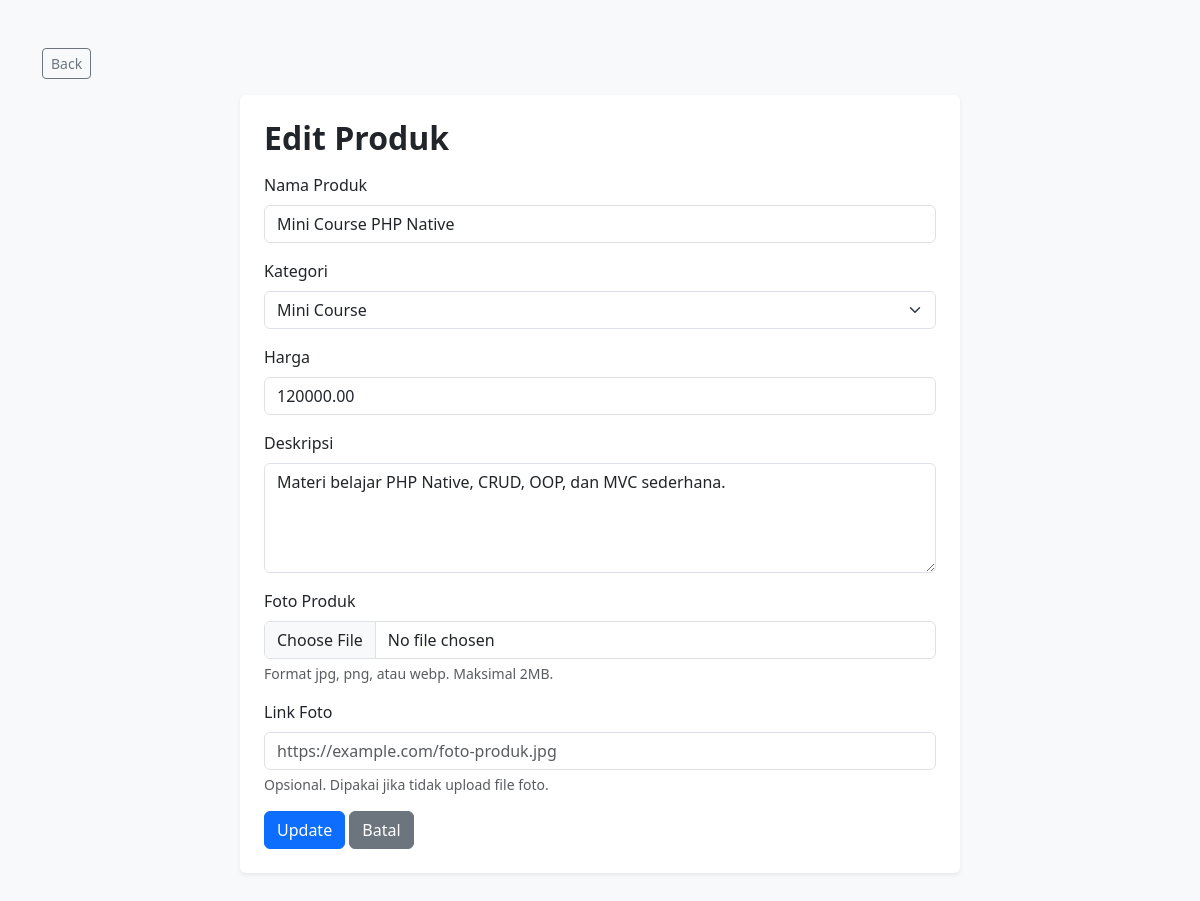
The app's page /index.php?page=produk&action=edit&id=4 with its own data.
### tables this page shows
CREATE TABLE produk (
    id INT AUTO_INCREMENT PRIMARY KEY,
    kategori_id INT NOT NULL,
    nama_produk VARCHAR(150) NOT NULL,
    harga DECIMAL(12,2) NOT NULL,
    deskripsi TEXT NOT NULL,
    foto VARCHAR(255) NOT NULL DEFAULT '',
    link_foto VARCHAR(255) NOT NULL DEFAULT '',
    CONSTRAINT fk_produk_kategori
        FOREIGN KEY (kategori_id) REFERENCES kategori(id)
        ON UPDATE CASCADE
        ON DELETE RESTRICT
);

CREATE TABLE kategori (
    id INT AUTO_INCREMENT PRIMARY KEY,
    nama_kategori VARCHAR(100) NOT NULL
);

### controllers/ProdukController.php (called while the page is built, shortened)
<?php
require_once __DIR__ . "/../config/Database.php";
if (!function_exists('e')) {
    function e($text): string
    {
        return htmlspecialchars((string) $text, ENT_QUOTES, 'UTF-8');
    }
}
class Produk
{
    private mysqli $conn;
    public function __construct(mysqli $db)
    {
        $this->conn = $db;
    }
    public function getById(int $id): ?array
    {
        return $this->conn->query("SELECT produk.*, kategori.nama_kategori
            FROM produk
            JOIN kategori ON produk.kategori_id = kategori.id
            WHERE produk.id = $id")->fetch_assoc();
    }
}
class ProdukController
{
    private Produk $produk;
    public function __construct()
    {
        $this->db = (new Database())->connect();
        $this->produk = new Produk($this->db);
    }
    public function edit(): void
    {
        $data = $this->produk->getById((int) $_GET['id']);
        $kategori = (new KategoriController())->getModel()->getAll();
        include_once __DIR__ . "/../views/edit.php";
    }
}

### index.php (called while the page is built, shortened)
<?php
require_once __DIR__ . "/controllers/ProdukController.php";
require_once __DIR__ . "/controllers/KategoriController.php";
$page = $_GET['page'] ?? 'home';
$action = $_GET['action'] ?? 'index';
if ($page === 'produk') {
    $controller = new ProdukController();
} elseif ($page === 'kategori') {
    $controller = new KategoriController();
} elseif ($page === 'pesanan') {
    $controller = new PesananController();
} else {
    $controller = new ProdukController();
    $action = 'home';
}
$controller->$action();

### config/Database.php (called while the page is built, shortened)
<?php
class Database
{
    private string $host = "localhost";
    private string $user = "root";
    private string $pass = "";
    private string $db = "digital_store_simple";
    public function connect(): mysqli
    {
        $conn = new mysqli($this->host, $this->user, $this->pass);
        $conn->query("CREATE DATABASE IF NOT EXISTS {$this->db}");
        $conn->select_db($this->db);
        $conn->set_charset("utf8mb4");
        $this->setupDatabase($conn);
        return $conn;
    }
    private function setupDatabase(mysqli $conn): void
    {
        $conn->query("CREATE TABLE IF NOT EXISTS kategori (
            id INT AUTO_INCREMENT PRIMARY KEY,
            nama_kategori VARCHAR(100) NOT NULL
        )");
        $conn->query("CREATE TABLE IF NOT EXISTS produk (
            id INT AUTO_INCREMENT PRIMARY KEY,
            kategori_id INT NOT NULL,
            nama_produk VARCHAR(150) NOT NULL,
            harga DECIMAL(12,2) NOT NULL,
            deskripsi TEXT NOT NULL,
            foto VARCHAR(255) NOT NULL DEFAULT '',
            link_foto VARCHAR(255) NOT NULL DEFAULT '',
            FOREIGN KEY (kategori_id) REFERENCES kategori(id)
            ON UPDATE CASCADE ON DELETE RESTRICT
        )");
        $fotoColumn = $conn->query("SHOW COLUMNS FROM produk LIKE 'foto'");
        $linkFotoColumn = $conn->query("SHOW COLUMNS FROM produk LIKE 'link_foto'");
        $conn->query("CREATE TABLE IF NOT EXISTS pesanan (
            id INT AUTO_INCREMENT PRIMARY KEY,
            nama_pembeli VARCHAR(100) NOT NULL,
            email VARCHAR(100) NOT NULL,
            produk_id INT NOT NULL,
            total DECIMAL(12,2) NOT NULL,
            status VARCHAR(30) NOT NULL DEFAULT 'Menunggu Pembayaran',
            FOREIGN KEY (produk_id) REFERENCES produk(id)
            ON UPDATE CASCADE ON DELETE RESTRICT
        )");
        $jumlahKategori = $conn->query("SELECT COUNT(*) AS total FROM kategori")->fetch_assoc()['total'];
        $jumlahProduk = $conn->query("SELECT COUNT(*) AS total FROM produk")->fetch_assoc()['total'];
    }
}

### controllers/KategoriController.php (called while the page is built)
<?php
require_once __DIR__ . "/../config/Database.php";
class Kategori
{
    private mysqli $conn;
    public function __construct(mysqli $db)
    {
        $this->conn = $db;
    }
    public function getAll(): mysqli_result
    {
        return $this->conn->query("SELECT * FROM kategori ORDER BY nama_kategori ASC");
    }
}
class KategoriController
{
    private Kategori $kategori;
    public function __construct()
    {
        $db = (new Database())->connect();
        $this->kategori = new Kategori($db);
    }
    public function getModel(): Kategori
    {
        return $this->kategori;
    }
}

### views/edit.php (the view, shortened to what this page needs)
<!doctype html>
<html lang="id">
<head>
    <link href="https://cdn.jsdelivr.net/npm/bootstrap@5.3.3/dist/css/bootstrap.min.css" rel="stylesheet">
</head>
<body class="bg-light">
<main class="container py-5">
    <button type="button" class="btn btn-outline-secondary btn-sm mb-3" onclick="if(document.referrer !== '') { history.back(); } else { window.location.href='index.php'; }">Back</button>
    <?php if (!$data): ?>
        <div class="alert alert-warning">Produk tidak ditemukan.</div>
    <?php else: ?>
        <div class="card border-0 shadow-sm mx-auto" style="max-width:720px">
            <div class="card-body p-4">
                <h2 class="fw-bold mb-3">Edit Produk</h2>
                <form method="post" action="index.php?page=produk&action=update" enctype="multipart/form-data">
                    <div class="mb-3">
                        <label class="form-label">Nama Produk</label>
                        <input class="form-control" name="nama_produk" value="<?= e($data['nama_produk']); ?>" required>
                    </div>
                    <div class="mb-3">
                        <label class="form-label">Kategori</label>
                        <select class="form-select" name="kategori_id" required>
                            <?php while ($row = $kategori->fetch_assoc()): ?>
                                <option value="<?= $row['id']; ?>" <?= $row['id'] == $data['kategori_id'] ? 'selected' : ''; ?>>
                                    <?= e($row['nama_kategori']); ?>
                                </option>
                            <?php endwhile; ?>
                        </select>
                    </div>
                    <div class="mb-3">
                        <label class="form-label">Harga</label>
                        <input class="form-control" type="number" name="harga" value="<?= e($data['harga']); ?>" required>
                    </div>
                    <div class="mb-3">
                        <label class="form-label">Deskripsi</label>
                        <textarea class="form-control" name="deskripsi" rows="4" required><?= e($data['deskripsi']); ?></textarea>
                    </div>
                    <div class="mb-3">
                        <label class="form-label">Foto Produk</label>
                        <input class="form-control" type="file" name="foto" accept=".jpg,.jpeg,.png,.webp,image/jpeg,image/png,image/webp">
                        <div class="form-text">Format jpg, png, atau webp. Maksimal 2MB.</div>
                    </div>
                    <div class="mb-3">
                        <label class="form-label">Link Foto</label>
                        <input class="form-control" type="url" name="link_foto" value="<?= e($data['link_foto'] ?? ''); ?>" placeholder="https://example.com/foto-produk.jpg">
                        <div class="form-text">Opsional. Dipakai jika tidak upload file foto.</div>
                    </div>
                    <button class="btn btn-primary">Update</button>
                    <a class="btn btn-secondary" href="index.php?page=produk">Batal</a>
                </form>
            </div>
        </div>
    <?php endif; ?>
</main>
</body>
</html>

### records on screen
produk: nama_produk "Mini Course PHP Native", kategori_id "Mini Course", harga "120000.00", deskripsi "Materi belajar PHP Native, CRUD, OOP, dan MVC sederhana."
